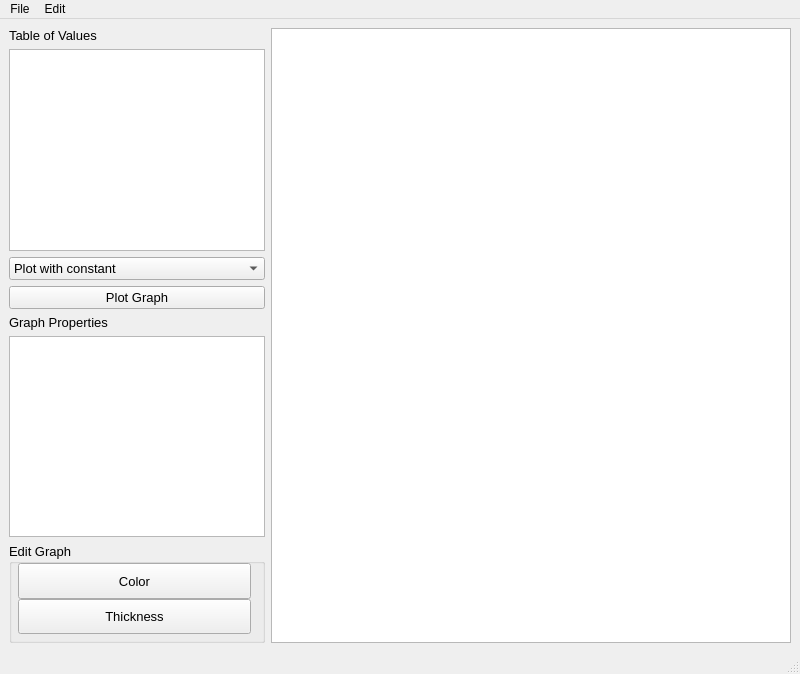
<?xml version="1.0" encoding="UTF-8"?>
<ui version="4.0">
 <class>project362</class>
 <widget class="QMainWindow" name="project362">
  <property name="geometry">
   <rect>
    <x>0</x>
    <y>0</y>
    <width>800</width>
    <height>674</height>
   </rect>
  </property>
  <property name="sizePolicy">
   <sizepolicy hsizetype="Expanding" vsizetype="Expanding">
    <horstretch>0</horstretch>
    <verstretch>0</verstretch>
   </sizepolicy>
  </property>
  <property name="windowTitle">
   <string>project362</string>
  </property>
  <widget class="QWidget" name="centralwidget">
   <layout class="QHBoxLayout" name="horizontalLayout">
    <item>
     <layout class="QVBoxLayout" name="verticalLayout_3">
      <item>
       <widget class="QLabel" name="label">
        <property name="sizePolicy">
         <sizepolicy hsizetype="Minimum" vsizetype="Minimum">
          <horstretch>0</horstretch>
          <verstretch>0</verstretch>
         </sizepolicy>
        </property>
        <property name="font">
         <font>
          <pointsize>10</pointsize>
         </font>
        </property>
        <property name="text">
         <string>Table of Values</string>
        </property>
       </widget>
      </item>
      <item>
       <widget class="QTableView" name="tableView">
        <property name="sizePolicy">
         <sizepolicy hsizetype="Minimum" vsizetype="Expanding">
          <horstretch>0</horstretch>
          <verstretch>0</verstretch>
         </sizepolicy>
        </property>
        <property name="minimumSize">
         <size>
          <width>250</width>
          <height>200</height>
         </size>
        </property>
       </widget>
      </item>
      <item>
       <widget class="QComboBox" name="comboBox">
        <property name="sizePolicy">
         <sizepolicy hsizetype="Minimum" vsizetype="Minimum">
          <horstretch>0</horstretch>
          <verstretch>0</verstretch>
         </sizepolicy>
        </property>
        <property name="font">
         <font>
          <pointsize>10</pointsize>
         </font>
        </property>
        <item>
         <property name="text">
          <string>Plot with constant</string>
         </property>
        </item>
        <item>
         <property name="text">
          <string>Plot without constant</string>
         </property>
        </item>
       </widget>
      </item>
      <item>
       <widget class="QPushButton" name="plotGraph">
        <property name="sizePolicy">
         <sizepolicy hsizetype="Minimum" vsizetype="Minimum">
          <horstretch>0</horstretch>
          <verstretch>0</verstretch>
         </sizepolicy>
        </property>
        <property name="font">
         <font>
          <pointsize>10</pointsize>
         </font>
        </property>
        <property name="text">
         <string>Plot Graph</string>
        </property>
       </widget>
      </item>
      <item>
       <widget class="QLabel" name="label_3">
        <property name="sizePolicy">
         <sizepolicy hsizetype="Minimum" vsizetype="Minimum">
          <horstretch>0</horstretch>
          <verstretch>0</verstretch>
         </sizepolicy>
        </property>
        <property name="font">
         <font>
          <pointsize>10</pointsize>
         </font>
        </property>
        <property name="text">
         <string>Graph Properties</string>
        </property>
       </widget>
      </item>
      <item>
       <layout class="QVBoxLayout" name="verticalLayout">
        <property name="spacing">
         <number>7</number>
        </property>
        <property name="leftMargin">
         <number>0</number>
        </property>
        <property name="rightMargin">
         <number>0</number>
        </property>
       </layout>
      </item>
      <item>
       <widget class="QTextEdit" name="textEdit">
        <property name="sizePolicy">
         <sizepolicy hsizetype="Minimum" vsizetype="Expanding">
          <horstretch>0</horstretch>
          <verstretch>0</verstretch>
         </sizepolicy>
        </property>
        <property name="minimumSize">
         <size>
          <width>250</width>
          <height>60</height>
         </size>
        </property>
       </widget>
      </item>
      <item>
       <widget class="QGroupBox" name="groupBox_2">
        <property name="sizePolicy">
         <sizepolicy hsizetype="Minimum" vsizetype="Minimum">
          <horstretch>0</horstretch>
          <verstretch>0</verstretch>
         </sizepolicy>
        </property>
        <property name="minimumSize">
         <size>
          <width>250</width>
          <height>100</height>
         </size>
        </property>
        <property name="font">
         <font>
          <pointsize>10</pointsize>
         </font>
        </property>
        <property name="title">
         <string>Edit Graph</string>
        </property>
        <widget class="QWidget" name="layoutWidget">
         <property name="geometry">
          <rect>
           <x>0</x>
           <y>20</y>
           <width>251</width>
           <height>71</height>
          </rect>
         </property>
         <layout class="QVBoxLayout" name="verticalLayout_2">
          <property name="spacing">
           <number>0</number>
          </property>
          <property name="leftMargin">
           <number>9</number>
          </property>
          <property name="topMargin">
           <number>0</number>
          </property>
          <property name="rightMargin">
           <number>9</number>
          </property>
          <item>
           <widget class="QPushButton" name="ChangeColor">
            <property name="sizePolicy">
             <sizepolicy hsizetype="Minimum" vsizetype="Minimum">
              <horstretch>0</horstretch>
              <verstretch>0</verstretch>
             </sizepolicy>
            </property>
            <property name="text">
             <string>Color</string>
            </property>
           </widget>
          </item>
          <item>
           <widget class="QPushButton" name="thickness">
            <property name="sizePolicy">
             <sizepolicy hsizetype="Minimum" vsizetype="Minimum">
              <horstretch>0</horstretch>
              <verstretch>0</verstretch>
             </sizepolicy>
            </property>
            <property name="text">
             <string>Thickness</string>
            </property>
           </widget>
          </item>
         </layout>
        </widget>
       </widget>
      </item>
     </layout>
    </item>
    <item>
     <widget class="QGraphicsView" name="graphicsView">
      <property name="sizePolicy">
       <sizepolicy hsizetype="MinimumExpanding" vsizetype="MinimumExpanding">
        <horstretch>0</horstretch>
        <verstretch>0</verstretch>
       </sizepolicy>
      </property>
     </widget>
    </item>
   </layout>
  </widget>
  <widget class="QMenuBar" name="menubar">
   <property name="geometry">
    <rect>
     <x>0</x>
     <y>0</y>
     <width>800</width>
     <height>26</height>
    </rect>
   </property>
   <widget class="QMenu" name="File">
    <property name="title">
     <string>File</string>
    </property>
    <addaction name="Load_File"/>
   </widget>
   <widget class="QMenu" name="Edit">
    <property name="title">
     <string>Edit</string>
    </property>
    <addaction name="Thickness"/>
    <addaction name="separator"/>
    <addaction name="Colour"/>
   </widget>
   <addaction name="File"/>
   <addaction name="Edit"/>
  </widget>
  <widget class="QStatusBar" name="statusbar"/>
  <action name="Thickness">
   <property name="text">
    <string>Thickness</string>
   </property>
  </action>
  <action name="Colour">
   <property name="text">
    <string>Color</string>
   </property>
  </action>
  <action name="Load_File">
   <property name="text">
    <string>Load File</string>
   </property>
  </action>
 </widget>
 <resources/>
 <connections/>
</ui>
